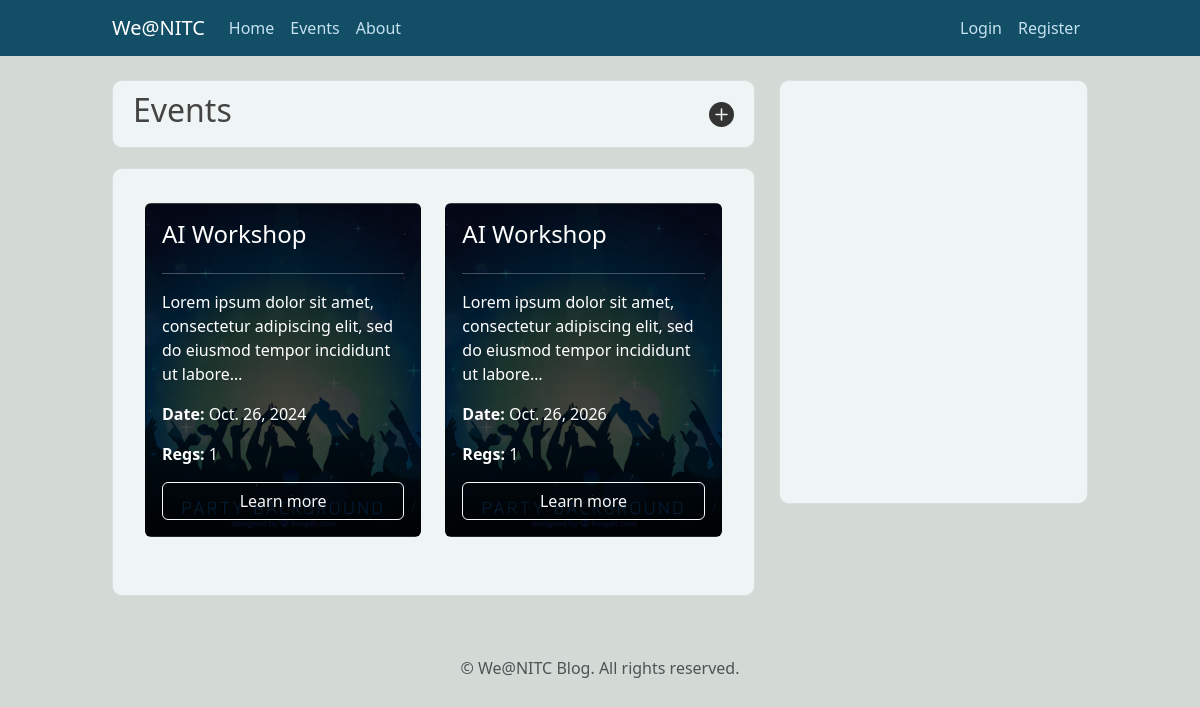
Page /events/ on the earlier database version.
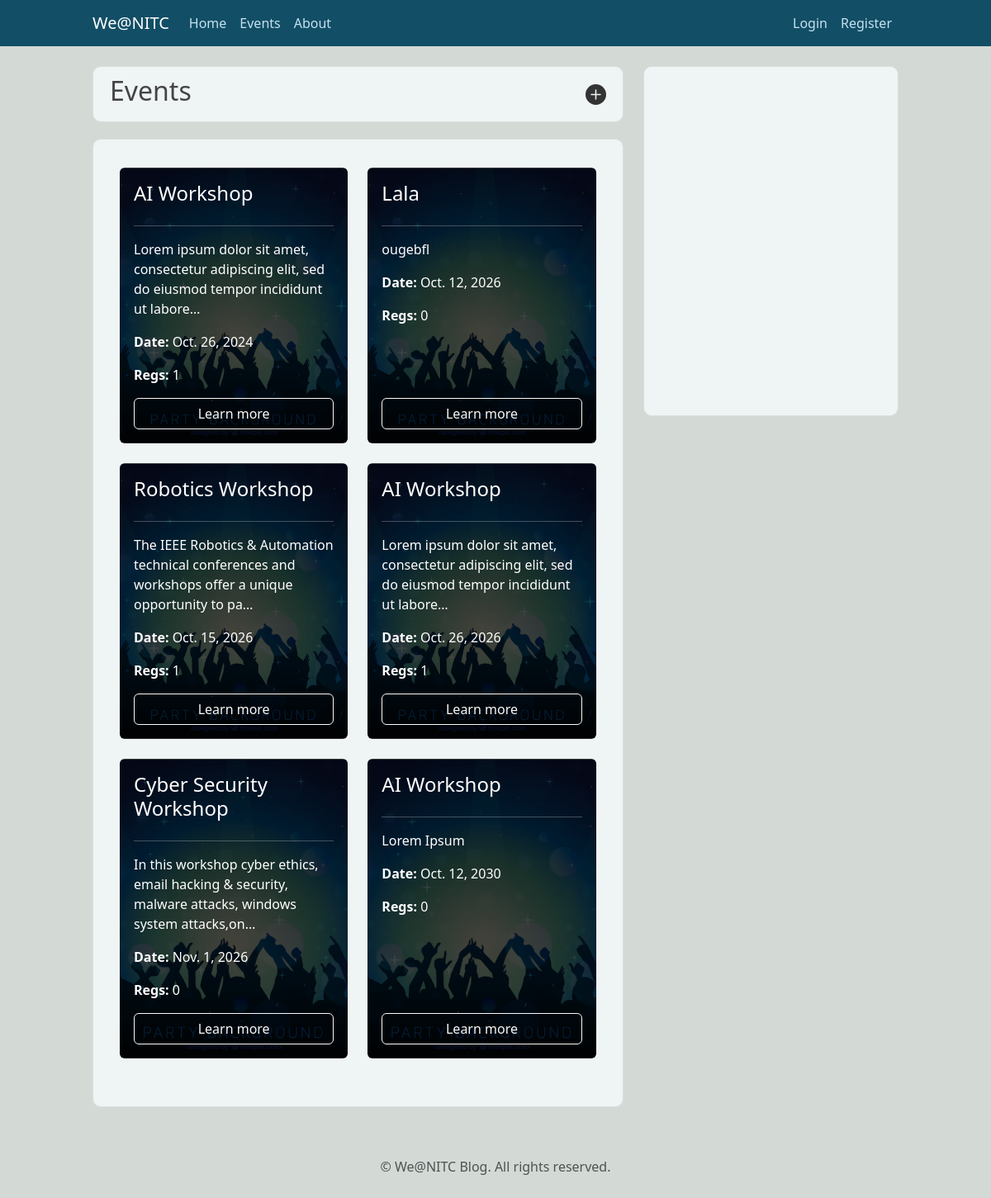
Same page on the later database version.
### events/models.py (models this page shows, shortened)
class Event(models.Model):
    name = models.CharField(max_length=255)
    description = models.TextField()
    date = models.DateField()
    organizer = models.ForeignKey(User, on_delete=models.CASCADE, related_name="organized_events")

### events/views.py (the view)
# urls.py: path('', views.EventListView.as_view(), name='event-list'),
class EventListView(ListView):
    model = Event
    template_name = 'events/event_list.html'
    context_object_name = 'events'
    paginate_by = 20
    ordering = ['date']

### events/templates/events/event_list.html (shortened to what this page needs)
{% extends "blog/base.html"%}
{% block content%}
    <article class="media content-section d-flex justify-content-between align-items-center" >
      <h2 class="d-flex align-items-center">
        Events
      </h2>
      <a href="{% url 'event-create' %}" class="ml-2 text-decoration-none" style="color: inherit;">
        <svg xmlns="http://www.w3.org/2000/svg" width="25" height="25" fill="currentColor" class="bi bi-plus-circle-fill right" viewBox="0 0 16 16">
          <path d="M16 8A8 8 0 1 1 0 8a8 8 0 0 1 16 0M8.5 4.5a.5.5 0 0 0-1 0v3h-3a.5.5 0 0 0 0 1h3v3a.5.5 0 0 0 1 0v-3h3a.5.5 0 0 0 0-1h-3z"/>
        </svg>
      </a>
    </article>
    <article class="content-section">
      <div class="container my-4">
        <div class="row">
            {% for post in events %}
                <div class="col-md-6 col-lg-6 mb-4 d-flex">
                    <div class="card text-white d-flex flex-column w-100" style="background: linear-gradient(rgba(0, 0, 0, 0.8), rgba(0, 0, 0, 0.7)), url('/media/event_bg.png') no-repeat center center / cover;">
                        <div class="card-body d-flex flex-column">
                            <h4 class="card-title">{{ post.name }}</h4>
                            <hr>
                            <p class="card-text">{{ post.description|truncatechars:100|safe }}</p>
                            <p class="card-text"><strong> Date: </strong>{{ post.date }} </p>
                            <p class="card-text"><strong> Regs: </strong>{{ post.participants.count }}</p>
                            <a href="{% url 'event-detail' post.id %}" class="btn btn-outline-light mt-auto">Learn more</a>
                        </div>
                    </div>
                </div>
            {% endfor %}
        </div>
    </div>
  </article>
{% endblock content %}

### blog/templates/blog/base.html (shortened to what this page needs)
{% load static %}
<!DOCTYPE >
<html lang="en" >
<head>
    <link href="https://cdn.jsdelivr.net/npm/bootstrap@5.3.3/dist/css/bootstrap.min.css" rel="stylesheet">
    <link rel="stylesheet" type="text/css" href="{% static 'blog/main.css' %}">
    <link rel="stylesheet" href="https://cdnjs.cloudflare.com/ajax/libs/fullcalendar/3.9.0/fullcalendar.min.css" />
</head>
<body>
    <header class="site-header">
        <nav class="navbar navbar-expand-md navbar-dark bg-steel fixed-top">
          <div class="container col-10">
            <a class="navbar-brand mr-4" href="{% url 'blog-home' %}">We@NITC</a>
            <div class="collapse navbar-collapse justify-content-between" id="navbarToggle">
              <div class="navbar-nav mr-auto">
                <a class="nav-item nav-link" href="{% url 'blog-home' %}">Home</a>
                <a class="nav-item nav-link" href="{% url 'event-list' %}">Events</a>
                <a class="nav-item nav-link" href="{% url 'blog-about' %}">About</a>
              </div>
              <div class="navbar-nav ml-auto">
                {% if user.is_authenticated %}
                    <a class="nav-item nav-link nav-link-custom" href="{% url 'post-create' %}">New Post</a>
                    <a class="nav-item nav-link nav-link-custom" href="{% url 'user-posts' user.username %}">Profile</a>
                    <form id="logout-form" method="post" action="{% url 'logout' %}" style="display: none;">
                        {% csrf_token %}
                    </form>
                    <a class="nav-item nav-link" href="#" onclick="document.getElementById('logout-form').submit();">Logout</a>
                {% else %}
                    <a class="nav-item nav-link nav-link-custom" href="{% url 'login' %}">Login</a>
                    <a class="nav-item nav-link" href="{% url 'register' %}">Register</a>
                {% endif %}
              </div>
            </div>
          </div>
        </nav>
      </header>
      <main role="main" class="container col-10" >
        <div class="row">
          <div class="col-lg-8" >
            <div class="other-page">
            {% block content %}{% endblock %}
            </div>
          </div>
          <div class="col-lg-4">
            <div class="content-section  content-cal sidebar" style="margin-top :0px;">
              <div id='calendar' class="pt-3 pl-3 pr-3 pb-3"></div>
            </div>
          </div>
        </div>
      </main>
      <div class="container">
        <footer class="py-3 my-4">
          <p class="text-center text-body-secondary">© We@NITC Blog. All rights reserved.</p>
        </footer>
      </div>
    </body>
</html>

### blog/static/blog/main.css (style rules this page uses)
body { background: #fafafa; color: #333333; margin-top: 5rem; }
h1, h2, h3, h4, h5, h6 { color: #444444; }
.site-header .navbar-nav .nav-link { color: #c6e1f0; }
.navbar-nav { justify-self: end; }
.content-section,.about_content { background: hsl(190, 23%, 95%); padding: 10px 20px; border: 1px solid #dddddd; border-radius: 10px; margin-bottom: 20px; transition: all 0.3s ease; }
body { background-color: #D3D9D4; }
#calendar { max-width: 440px; width: 100%; margin:2px; padding : 0px; }
.content-cal { display: flex; justify-content: center; align-items: center; margin: 20px 0; }
@media (max-width: 1400px)and (min-width: 986px) { #calendar { max-width: 300px; width: 100%; height: 400px; margin-top: 0rem; } }

### blog/templates/blog/base.html (style rules this page uses)
.bg-steel { background-color: #124E66 !important; }

Differences in the rows shown:
added Event: name "Lala", description "ougebfl", date "Oct. 12, 2026", participants.count "0"
added Event: name "Robotics Workshop", description "The IEEE Robotics & Automation technical conferences and workshops offer a unique opportunity to pa…", date "Oct. 15, 2026", participants.count "1"
added Event: name "Cyber Security Workshop", description "In this workshop cyber ethics, email hacking & security, malware attacks, windows system attacks,on…", date "Nov. 1, 2026", participants.count "0"
added Event: name "AI Workshop", description "Lorem Ipsum", date "Oct. 12, 2030", participants.count "0"
